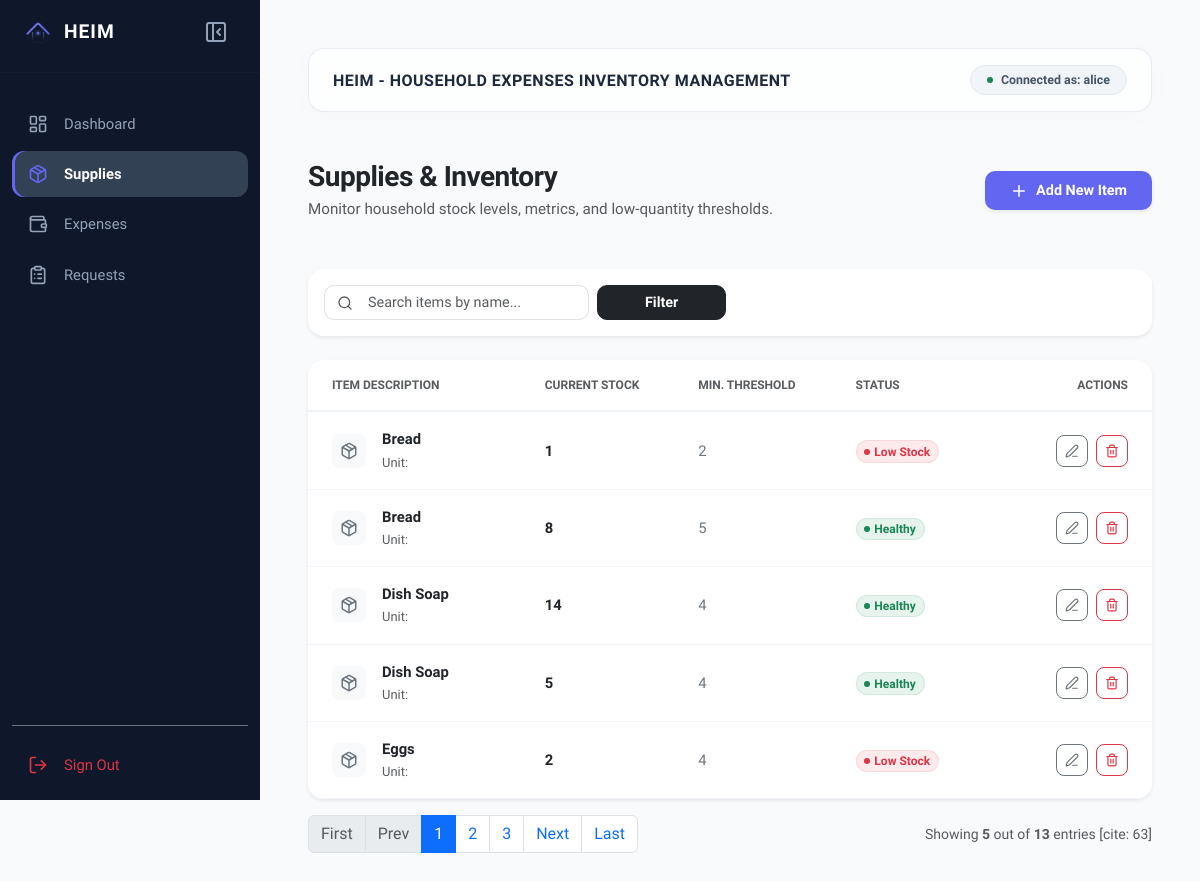
Screenshot of /inventory/ (signed in) with the database file from the repository.
### household/models.py (models this page shows, shortened)
class BaseModel(models.Model):
    created_at = models.DateTimeField(auto_now_add=True, db_index=True)
    updated_at = models.DateTimeField(auto_now=True)
    class Meta:
        abstract = True

class InventoryItem(BaseModel):
    item_name = models.CharField(max_length=150)
    current_stock = models.IntegerField(default=0)
    min_stock_threshold = models.IntegerField(default=2)
    unit = models.CharField(max_length=50, default="pieces")

### household/views.py (the view)
# urls.py: path('inventory/', InventoryListView.as_view(), name='inventory-list'),
class InventoryListView(LoginRequiredMixin, ListView):
    model = InventoryItem
    template_name = 'inventory/inventory_list.html'
    context_object_name = 'inventory_items'
    paginate_by = 5  # Keeps page lengths managed as required by your layout specs
    def get_queryset(self):
        queryset = super().get_queryset()
        query = self.request.GET.get('q')
        if query:
            queryset = queryset.filter(item_name__icontains=query)
        return queryset.order_by('item_name')

### templates/inventory/inventory_list.html (shortened to what this page needs)
{% extends 'base.html' %}
{% load static %}
{% block content %}
<div class="container-fluid px-0 animate-fade-in">
    <div class="d-flex flex-column flex-md-row justify-content-between align-items-start align-items-md-center gap-3 mb-5">
        <div>
            <h3 class="mb-1 fw-bold text-dark" style="letter-spacing: -0.5px;">Supplies & Inventory</h3>
            <p class="text-muted mb-0" style="font-size: 0.95rem;">Monitor household stock levels, metrics, and low-quantity thresholds.</p>
        </div>
        <a href="{% url 'inventory-create' %}" class="btn text-white px-4 py-2 d-flex align-items-center gap-2 shadow-sm" style="background-color: var(--accent-color); border-radius: 10px; font-weight: 600; font-size: 0.9rem;">
            <i data-lucide="plus" style="width: 18px; height: 18px;"></i> Add New Item
        </a>
    </div>
    <div class="card border-0 p-3 mb-4 shadow-sm header-node" style="background: white;">
        <form method="GET" action="" class="row g-2">
            <div class="col-12 col-md-5 col-lg-4">
                <div class="input-group">
                    <span class="input-group-text bg-transparent border-end-0 text-muted" style="border-radius: 10px 0 0 10px;">
                        <i data-lucide="search" style="width: 16px; height: 16px;"></i>
                    </span>
                    <input type="text" name="q" class="form-control border-start-0 ps-1" placeholder="Search items by name..." value="{{ request.GET.q }}" style="border-radius: 0 10px 10px 0; font-size: 0.9rem;">
                </div>
            </div>
            <div class="col-12 col-md-2">
                <button class="btn btn-dark w-100 fw-semibold px-3" type="submit" style="border-radius: 10px; font-size: 0.9rem;">Filter</button>
            </div>
        </form>
    </div>
    <div class="card border-0 shadow-sm" style="background: white; border-radius: 16px; overflow: hidden;">
        <div class="table-responsive">
            <table class="table table-hover align-middle mb-0" style="font-size: 0.925rem;">
                <thead>
                    <tr style="border-bottom: 2px solid #f1f5f9;">
                        <th class="text-uppercase tracking-wider fw-bold text-muted py-3 px-4" style="font-size: 0.75rem;">Item Description</th>
                        <th class="text-uppercase tracking-wider fw-bold text-muted py-3" style="font-size: 0.75rem;">Current Stock</th>
                        <th class="text-uppercase tracking-wider fw-bold text-muted py-3" style="font-size: 0.75rem;">Min. Threshold</th>
                        <th class="text-uppercase tracking-wider fw-bold text-muted py-3" style="font-size: 0.75rem;">Status</th>
                        <th class="text-uppercase tracking-wider fw-bold text-muted py-3 text-end px-4" style="font-size: 0.75rem;">Actions</th>
                    </tr>
                </thead>
                <tbody>
                    {% for item in inventory_items %}
                    <tr style="border-bottom: 1px solid #f1f5f9;">
                        <td class="py-3 px-4">
                            <div class="d-flex align-items-center gap-3">
                                <div class="p-2 bg-light rounded-3 text-secondary d-flex align-items-center justify-content-center">
                                    <i data-lucide="package" style="width: 18px; height: 18px;"></i>
                                </div>
                                <div>
                                    <span class="fw-semibold text-dark d-block">{{ item.item_name }}</span>
                                    <small class="text-muted">Unit: {{ item.unit_of_measurement }}</small>
                                </div>
                            </div>
                        </td>
                        <td class="fw-bold text-dark py-3">{{ item.current_stock }}</td>
                        <td class="text-secondary py-3">{{ item.min_stock_threshold }}</td>
                        <td class="py-3">
                            {% if item.current_stock <= item.min_stock_threshold %}
                                <span class="badge rounded-pill px-2.5 py-1.5 d-inline-flex align-items-center gap-1 bg-danger bg-opacity-10 text-danger border border-danger border-opacity-10 fw-semibold" style="font-size: 0.75rem;">
                                    <span class="d-inline-block bg-danger rounded-circle" style="width: 6px; height: 6px;"></span> Low Stock
                                </span>
                            {% else %}
                                <span class="badge rounded-pill px-2.5 py-1.5 d-inline-flex align-items-center gap-1 bg-success bg-opacity-10 text-success border border-success border-opacity-10 fw-semibold" style="font-size: 0.75rem;">
                                    <span class="d-inline-block bg-success rounded-circle" style="width: 6px; height: 6px;"></span> Healthy
                                </span>
                            {% endif %}
                        </td>
                        <td class="text-end py-3 px-4">
                            <div class="d-inline-flex gap-2">
                                <a href="{% url 'inventory-edit' item.pk %}" class="btn btn-sm btn-outline-secondary d-flex align-items-center justify-content-center" style="width: 32px; height: 32px; border-radius: 8px;" title="Edit">
                                    <i data-lucide="edit-3" style="width: 14px; height: 14px;"></i>
                                </a>
                                <a href="{% url 'inventory-delete' item.pk %}" class="btn btn-sm btn-outline-danger d-flex align-items-center justify-content-center" style="width: 32px; height: 32px; border-radius: 8px;" title="Delete">
                                    <i data-lucide="trash-2" style="width: 14px; height: 14px;"></i>
                                </a>
                            </div>
                        </td>
                    </tr>
                    {% endfor %}
                </tbody>
            </table>
        </div>
    </div>
    {% include 'includes/pagination.html' %}
</div>
{% endblock %}

### templates/base.html (shortened to what this page needs)
{% load static %}
<!DOCTYPE html>
<html lang="en">
<head>
    <link href="https://cdn.jsdelivr.net/npm/bootstrap@5.3.2/dist/css/bootstrap.min.css" rel="stylesheet">
</head>
<body>
    <aside class="sidebar" id="appSidebar">
        <div class="sidebar-header-row">
            <div class="brand-wrapper">
                <img src="{% static '/images/heim_logo.png' %}" alt="Heim Logo" width="28" height="28" style="object-fit: contain;">
                <span class="brand-title">HEIM</span>
            </div>
            <button class="gemini-toggle-btn" id="sidebarToggle" title="Toggle Sidebar">
                <div class="icon-collapse">
                    <i data-lucide="panel-left-close"></i>
                </div>
            </button>
        </div>
        <hr style="border-color: rgba(255,255,255,0.08); margin: 8px 0 16px 0;">
        <div class="nav-container d-flex flex-column justify-content-between">
            <ul class="nav flex-column gap-1">
                {% if user.is_authenticated %}
                <li class="nav-item">
                    <a href="{% url 'home' %}" class="nav-link {% if request.path == '/' or 'home' in request.path %}active{% endif %}">
                        <i data-lucide="layout-dashboard"></i>
                        <span class="nav-label">Dashboard</span>
                    </a>
                </li>
                <li class="nav-item">
                    <a href="{% url 'inventory-list' %}" class="nav-link {% if 'inventory' in request.path %}active{% endif %}">
                        <i data-lucide="package"></i>
                        <span class="nav-label">Supplies</span>
                    </a>
                </li>
                <li class="nav-item">
                    <a href="{% url 'expense-list' %}" class="nav-link {% if 'expense' in request.path %}active{% endif %}">
                        <i data-lucide="wallet"></i>
                        <span class="nav-label">Expenses</span>
                    </a>
                </li>
                <li class="nav-item">
                    <a href="{% url 'request-list' %}" class="nav-link {% if 'request' in request.path %}active{% endif %}">
                        <i data-lucide="clipboard-list"></i>
                        <span class="nav-label">Requests</span>
                    </a>
                </li>
                {% endif %}
            </ul>
            {% if user.is_authenticated %}
            <ul class="nav flex-column mt-auto border-top border-secondary pt-3">
                <li class="nav-item">
                    <form method="post" action="{% url 'account_logout' %}" class="d-inline w-100">
                        <button type="submit" class="nav-link btn btn-link text-start w-100 border-0 bg-transparent text-danger shadow-none">
                            <i data-lucide="log-out" class="text-danger"></i>
                            <span class="nav-label text-danger">Sign Out</span>
                        </button>
                    </form>
                </li>
            </ul>
            {% endif %}
        </div>
    </aside>
    <main class="main-content p-4 p-md-5" id="mainWorkspace">
        <header class="header-node d-flex justify-content-between align-items-center p-3 px-4 mb-5">
            <h2 class="h6 mb-0 fw-bold text-dark text-uppercase" style="letter-spacing: 0.5px; color: #1e293b !important;">HEIM - Household Expenses Inventory Management</h2>
            {% if user.is_authenticated %}
            <span class="badge badge-admin rounded-pill px-3 py-2 d-flex align-items-center gap-2">
                <span class="d-inline-block bg-success rounded-circle" style="width: 6px; height: 6px;"></span>
                Connected as: {{ user.username }}
            </span>
            {% else %}
            <a href="{% url 'account_login' %}" class="btn btn-sm btn-primary rounded-pill px-4">
                Sign In with Google
            </a>
            {% endif %}
        </header>
        <div class="content-body animate-fade-in">
            {% block content %}
            {% endblock %}
        </div>
    </main>
</body>
</html>

### templates/base.html (style rules this page uses)
:root { --sidebar-expanded-width: 260px; --sidebar-collapsed-width: 76px; --bg-main: #f8fafc; --sidebar-bg: #0f172a; --sidebar-hover: #1e293b; --sidebar-active: #334155; --accent-color: #6366f1; --text-main: #334155; --text-muted: #94a3b8; --font-main: 'Plus Jakarta Sans', sans-serif; }
body { background-color: var(--bg-main); font-family: var(--font-main); color: var(--text-main); overflow-x: hidden; -webkit-font-smoothing: antialiased; }
.sidebar { width: var(--sidebar-expanded-width); height: 100vh; position: fixed; top: 0; left: 0; background-color: var(--sidebar-bg); color: white; z-index: 100; box-shadow: 1px 0 0 0 rgba(255, 255, 255, 0.05); transition: width 0.2s cubic-bezier(0.4, 0, 0.2, 1); overflow: hidden; display: flex; flex-direction: column; }
.main-content { margin-left: var(--sidebar-expanded-width); min-height: 100vh; transition: margin-left 0.2s cubic-bezier(0.4, 0, 0.2, 1); }
.sidebar-header-row { height: 64px; display: flex; align-items: center; padding: 0 24px; justify-content: space-between; }
.gemini-toggle-btn { background: transparent; border: none; color: var(--text-muted); width: 40px; height: 40px; border-radius: 50%; display: flex; align-items: center; justify-content: center; transition: all 0.2s ease; cursor: pointer; }
.icon-collapse { display: block; }
.brand-wrapper { display: flex; align-items: center; gap: 12px; transition: opacity 0.1s ease; }
.brand-title { font-weight: 700; letter-spacing: 1px; font-size: 1.2rem; color: #fff !important; }
.nav-container { padding: 12px; flex-grow: 1; }
.sidebar .nav-link { color: var(--text-muted); font-weight: 500; padding: 12px 16px; display: flex; align-items: center; gap: 16px; transition: all 0.15s ease; font-size: 0.925rem; border-radius: 12px; white-space: nowrap; }
.sidebar .nav-link svg { width: 20px; height: 20px; flex-shrink: 0; }
.nav-label { transition: opacity 0.1s ease; opacity: 1; }
.sidebar .nav-link.active { color: white; background-color: var(--sidebar-active); font-weight: 600; box-shadow: inset 3px 0 0 0 var(--accent-color); }
.sidebar .nav-link.active svg { color: var(--accent-color); }
.header-node { background: rgba(255, 255, 255, 0.75); backdrop-filter: blur(12px); -webkit-backdrop-filter: blur(12px); border-radius: 16px; border: 1px solid rgba(226, 232, 240, 0.8); box-shadow: 0 4px 30px rgba(0, 0, 0, 0.02); }
.badge-admin { background-color: #f1f5f9; color: #475569; font-weight: 600; font-size: 0.775rem; border: 1px solid #e2e8f0; }
.animate-fade-in { animation: fadeIn 0.4s cubic-bezier(0.4, 0, 0.2, 1); }

### rows the page displays
InventoryItem: item_name "Bread", current_stock "1", min_stock_threshold "2", shows "Low Stock"
InventoryItem: item_name "Bread", current_stock "8", min_stock_threshold "5", shows "Healthy"
InventoryItem: item_name "Dish Soap", current_stock "14", min_stock_threshold "4", shows "Healthy"
InventoryItem: item_name "Dish Soap", current_stock "5", min_stock_threshold "4", shows "Healthy"
InventoryItem: item_name "Eggs", current_stock "2", min_stock_threshold "4", shows "Low Stock"

### other values shown
{{ user.username }} "alice"
{{ page_num }} "1"
{{ page_num }} "2" "3"
{{ object_list.count }} "5"
{{ paginator.count }} "13"
